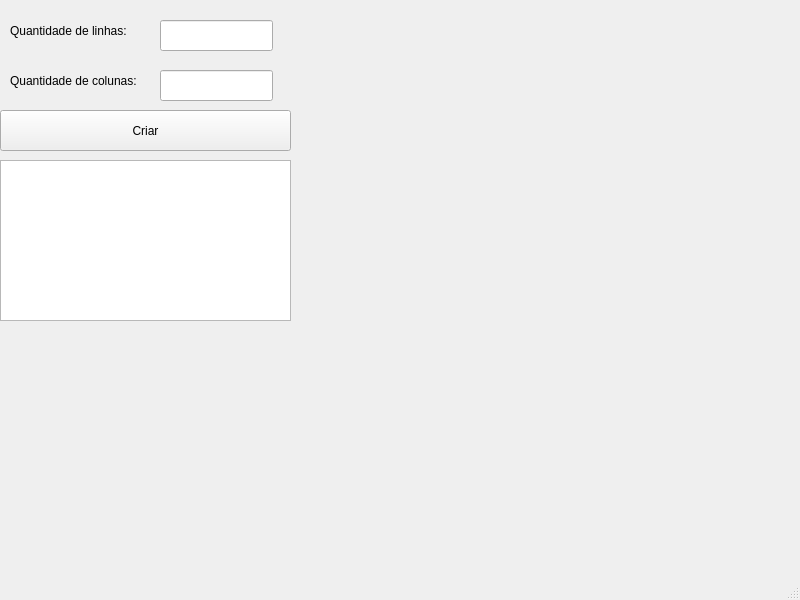
<?xml version="1.0" encoding="UTF-8"?>
<ui version="4.0">
 <class>MainWindow</class>
 <widget class="QMainWindow" name="MainWindow">
  <property name="geometry">
   <rect>
    <x>0</x>
    <y>0</y>
    <width>800</width>
    <height>600</height>
   </rect>
  </property>
  <property name="windowTitle">
   <string>MainWindow</string>
  </property>
  <widget class="QWidget" name="centralwidget">
   <widget class="QLabel" name="label">
    <property name="geometry">
     <rect>
      <x>10</x>
      <y>10</y>
      <width>171</width>
      <height>41</height>
     </rect>
    </property>
    <property name="text">
     <string>Quantidade de linhas: </string>
    </property>
   </widget>
   <widget class="QLabel" name="label_2">
    <property name="geometry">
     <rect>
      <x>10</x>
      <y>60</y>
      <width>171</width>
      <height>41</height>
     </rect>
    </property>
    <property name="text">
     <string>Quantidade de colunas: </string>
    </property>
   </widget>
   <widget class="QLineEdit" name="line_linhasMatA">
    <property name="geometry">
     <rect>
      <x>160</x>
      <y>20</y>
      <width>113</width>
      <height>31</height>
     </rect>
    </property>
   </widget>
   <widget class="QLineEdit" name="line_colunasMatA">
    <property name="geometry">
     <rect>
      <x>160</x>
      <y>70</y>
      <width>113</width>
      <height>31</height>
     </rect>
    </property>
   </widget>
   <widget class="QPushButton" name="pushButton_Criar">
    <property name="geometry">
     <rect>
      <x>0</x>
      <y>110</y>
      <width>291</width>
      <height>41</height>
     </rect>
    </property>
    <property name="text">
     <string>Criar</string>
    </property>
   </widget>
   <widget class="QTextEdit" name="textEdit_MatA">
    <property name="geometry">
     <rect>
      <x>0</x>
      <y>160</y>
      <width>291</width>
      <height>161</height>
     </rect>
    </property>
   </widget>
  </widget>
  <widget class="QMenuBar" name="menubar">
   <property name="geometry">
    <rect>
     <x>0</x>
     <y>0</y>
     <width>800</width>
     <height>26</height>
    </rect>
   </property>
  </widget>
  <widget class="QStatusBar" name="statusbar"/>
 </widget>
 <resources/>
 <connections/>
</ui>
